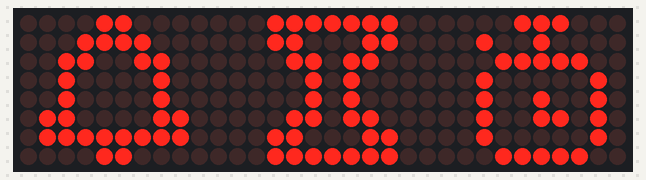
Recording of a sketch running on a simulated Arduino Uno, built with avr-gcc and run on an emulated ATmega328P. On the bench: 32×8 LED matrix.

Above: at 0.1 s.
At 1.4 s:
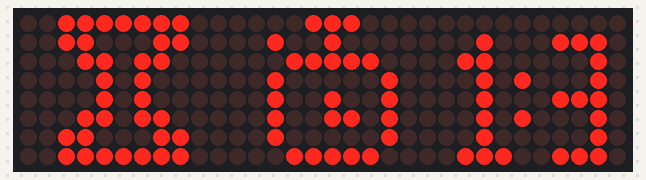
At 3.7 s:
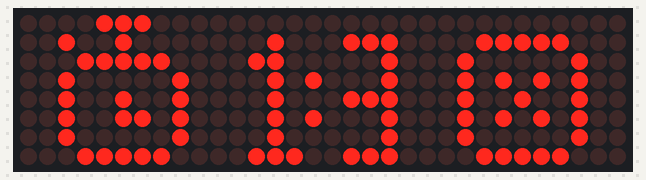
At 6.0 s:
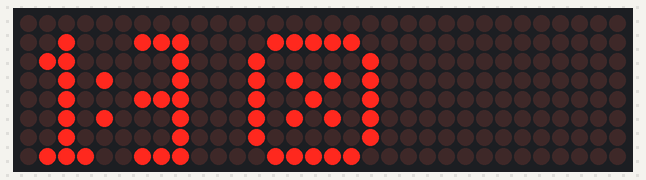
At 8.3 s:
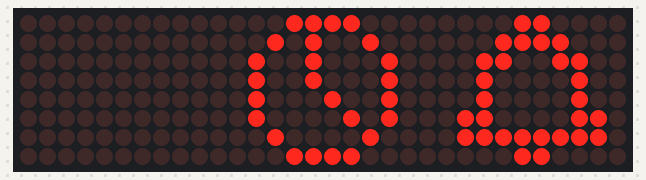
At 10.6 s:
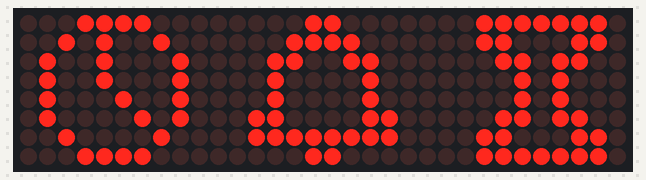

The sketch:

bitmap_menu_animation_test.ino
```cpp
#include <SPI.h>
#include <Adafruit_GFX.h>
#include <Max72xxPanel.h>
#include <stdio.h>
#include <DS1302.h>
#include <EEPROM.h>

int pinCS = 10;
int numberOfHorizontalDisplays = 4;
int numberOfVerticalDisplays = 1;
Max72xxPanel matrix = Max72xxPanel(pinCS, numberOfHorizontalDisplays, numberOfVerticalDisplays);


static const unsigned char empty_bitmap[] =
{ B00000000,
  B00000000,
  B00000000,
  B00000000,
  B00000000,
  B00000000,
  B00000000,
  B00000000
};

static const unsigned char setClock_bitmap[] =
{ B00111100,
  B01010010,
  B10010001,
  B10010001,
  B10001001,
  B10000101,
  B01000010,
  B00111100
};

static const unsigned char setAlarm_bitmap[] =
{ B00011000,
  B00111100,
  B01100110,
  B01000010,
  B01000010,
  B11000011,
  B11111111,
  B00011000
};
static const unsigned char countDown_bitmap[] =
{ B01111111,
  B01100011,
  B00110110,
  B00010100,
  B00010100,
  B00110110,
  B01100011,
  B01111111
};
static const unsigned char stopWatch_bitmap[] =
{
  B00011100,
  B01001000,
  B00111110,
  B01000001,
  B01001001,
  B01001101,
  B01000001,
  B00111110
};
static const unsigned char scoreBoard_bitmap[] =
{
  B00000000,
  B01000111,
  B11000001,
  B01010001,
  B01000111,
  B01010001,
  B01000001,
  B11100111
};
static const unsigned char dice_bitmap[] =
{
  B00000000,
  B01111100,
  B10000010,
  B10101010,
  B10010010,
  B10101010,
  B10000010,
  B01111100
};

static unsigned char*  menuArray[8] ={empty_bitmap,setClock_bitmap,setAlarm_bitmap,countDown_bitmap,stopWatch_bitmap,scoreBoard_bitmap,dice_bitmap,empty_bitmap};
int menuSelected =3;
String btn = "R";

void setup() {
  // put your setup code here, to run once:
  matrix.setIntensity(10);
  matrix.setRotation(0, 1);
  matrix.setRotation(1, 1);
  matrix.setRotation(2, 1);
  matrix.setRotation(3, 1);
  matrix.fillScreen(LOW); // show black
  Serial.begin(9600);
}

void loop() {
  matrix.fillScreen(LOW); // show black
  matrix.drawBitmap(1,0,menuArray[menuSelected-1],8,8,1);
  matrix.drawBitmap(12,0,menuArray[menuSelected],8,8,1);
  matrix.drawBitmap(23,0,menuArray[menuSelected+1],8,8,1);
  matrix.write();
  delay(1000);

  if(btn == "L"){
    if(menuSelected>1){
      menuSelected--;
    }else{
      menuSelected = 6;
    }
    menuAnimation(1);
  }else if(btn == "R"){

    if(menuSelected<6){
      menuSelected++;
    }else{
      menuSelected = 1;
    }
    menuAnimation(-1);
  }

  delay(1000);
}


void menuAnimation(int dir){
  int q=0;
  if(dir==1){//left pressed, animation go right
    q=-1;
  }else if(dir == -1){//right pressed, animation go left
    q=-3;
  }
  for(int i=0; i<12;i++){
    matrix.fillScreen(LOW);
    matrix.drawBitmap(-10+i*dir,0,menuArray[menuSelected+q],8,8,1);
    matrix.drawBitmap(1+i*dir,0,menuArray[menuSelected+q+1],8,8,1);
    matrix.drawBitmap(12+i*dir,0,menuArray[menuSelected+q+2],8,8,1);
    matrix.drawBitmap(23+i*dir,0,menuArray[menuSelected+q+3],8,8,1);
    matrix.drawBitmap(34+i*dir,0,menuArray[menuSelected+q+4],8,8,1);
    matrix.write();
    delay(20);
  }
}
```

Measured:
- by itself, everything shown: repeats every 13.9 s, in 12 steps
- what the display in image 1 shows lasts 2.1 s, from 1.3 s to 3.4 s
